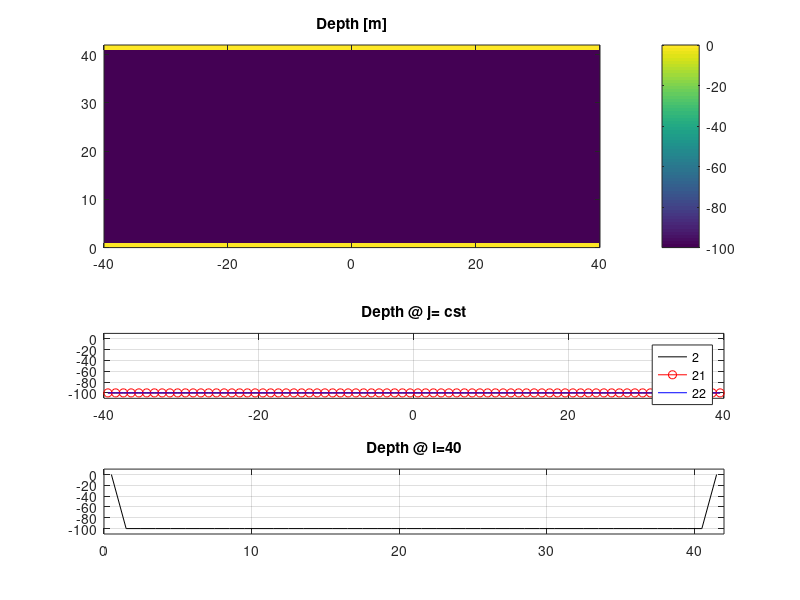
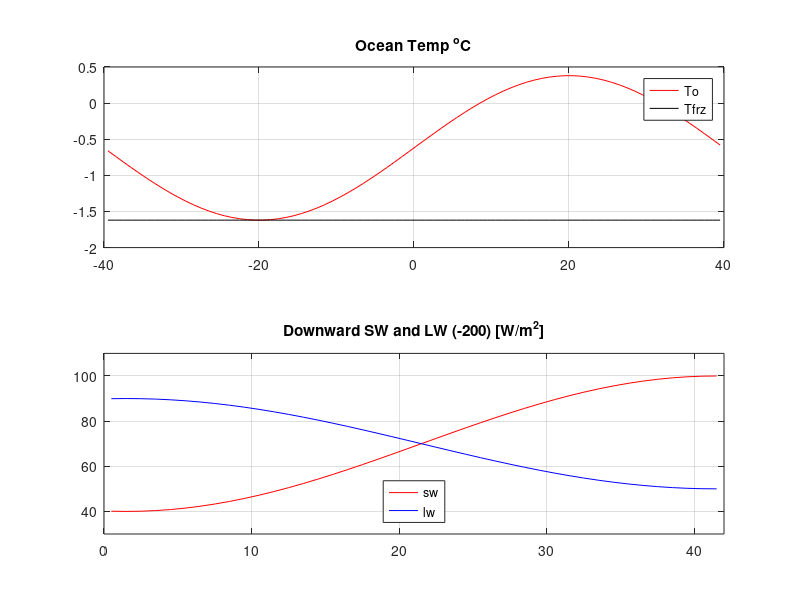
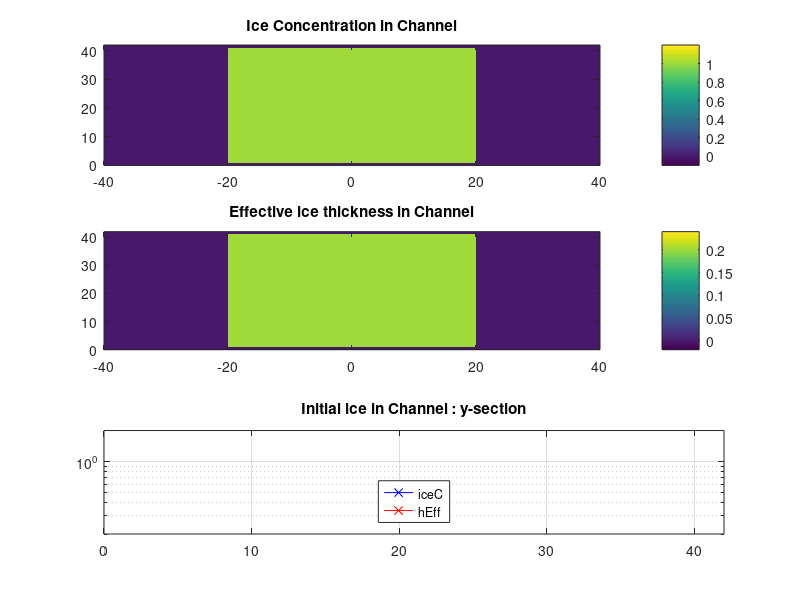

Reproduce these figures in MATLAB, in order.

kwr=0;
%kwr=-1;
nx=80; ny=42; nr=3; nt=1;

xc=[1:nx]; xc=xc-mean(xc);
yc=[1:ny]-.5; ymid=mean(yc);
yv=yc-0.5;

%------------------------------------------------------

windx=10.;
H0=-100.;

namf='channel.bin';
depth=H0*ones(nx,ny); depth(:,1)=0.; depth(:,ny)=0.;
if kwr > 0,
 fprintf('write to file: %s\n',namf);
 fid=fopen(namf,'w','b'); fwrite(fid,depth,'real*8'); fclose(fid);
end

namf=['windx_',int2str(windx),'ms.bin'];
uwind=windx*ones(nx,ny,nt);
if kwr > 0,
 fprintf('write to file: %s\n',namf);
 fid=fopen(namf,'w','b'); fwrite(fid,uwind,'real*8'); fclose(fid);
end

namf='windy_conv.bin';
dvdy=-1.e-6*5.e+3; %- uniform convergence: wWind = 10^-6 m/s
yy=yv-ymid; vwind=dvdy*yy; vwind(1)=0;
fld=ones(nx,1)*vwind;
if kwr > 0,
 fprintf('write to file: %s\n',namf);
 fid=fopen(namf,'w','b'); fwrite(fid,fld,'real*8'); fclose(fid);
end

%- file name convention: "const_{xx}.bin" <-> uniform value = xx (in percent)
namf='const_00.bin';
fld=0*ones(nx,ny,nt);
if kwr > 0,
 fprintf('write to file: %s\n',namf);
 fid=fopen(namf,'w','b'); fwrite(fid,fld,'real*8'); fclose(fid);
end

namf='const100.bin'; w0=1.;
%var=w0*ones(nx,ny);
%if kwr > 0,
% fprintf('write to file: %s\n',namf);
% fid=fopen(namf,'w','b'); fwrite(fid,var,'real*8'); fclose(fid);
%end

namf='const+20.bin'; w0=0.2;
var=w0*ones(nx,ny);
if kwr > 0,
 fprintf('write to file: %s\n',namf);
 fid=fopen(namf,'w','b'); fwrite(fid,var,'real*8'); fclose(fid);
end

namf='ice0_area.bin'; iceC0=1.;
iceConc=zeros(nx,ny);
iceConc(21:60,:)=iceC0;
iceConc(:,1)=0; iceConc(:,ny)=0;
if kwr > 0,
 fprintf('write to file: %s\n',namf);
 fid=fopen(namf,'w','b'); fwrite(fid,iceConc,'real*8'); fclose(fid);
end

namf='ice0_heff.bin'; iceH0=0.2;
%iceVol=iceConc*iceH0;
%if kwr > 0,
% fprintf('write to file: %s\n',namf);
% fid=fopen(namf,'w','b'); fwrite(fid,iceVol,'real*8'); fclose(fid);
%end

%------------------------------------------------------

dsw0=70; dswA=30;
ymid=(yc(2)+yc(ny))/2;
ysn=yc-ymid ; ysn=ysn/(yc(ny)-yc(2)); ysn=sin(pi*ysn);

namf=['dsw_',int2str(dsw0),'y.bin'];
dsw_y=dsw0+dswA*ysn;
fld=ones(nx,1)*dsw_y;
if kwr > 0,
 fprintf('write to file: %s\n',namf);
 fid=fopen(namf,'w','b'); fwrite(fid,fld,'real*8'); fclose(fid);
end

dlw0=270; dlwA=-20;
namf=['dlw_',int2str(dlw0),'y.bin'];
dlw_y=dlw0+dlwA*ysn;
fld=ones(nx,1)*dlw_y;
if kwr > 0,
 fprintf('write to file: %s\n',namf);
 fid=fopen(namf,'w','b'); fwrite(fid,fld,'real*8'); fclose(fid);
end

cel2K=273.15; taC=-10;
%ta0=cel2K+taC; 
%- cheapAML works in deg.C
ta0=taC;
ta=ta0*ones(nx,ny);
namf=['tair_',int2str(taC),'.bin'];
if kwr > 0,
 fprintf('write to file: %s\n',namf);
 fid=fopen(namf,'w','b'); fwrite(fid,ta,'real*8'); fclose(fid);
end;

cvapor_fac     =   640380.000  ;
cvapor_exp     =     5107.400  ;
atmrho         =        1.200  ;
rh=70; %- specific humid <--> 70.% relative humid
taK=cel2K+taC;
tmpbulk = cvapor_fac*exp(-cvapor_exp./taK);
qa0= (rh/100.)*tmpbulk/atmrho ;
qa=qa0*ones(nx,ny);
namf=['qa',int2str(rh),'_',int2str(taC),'.bin'];
if kwr > 0,
 fprintf('write to file: %s\n',namf);
 fid=fopen(namf,'w','b'); fwrite(fid,qa,'real*8'); fclose(fid);
end;

%- salinity
sCst=30;
so=sCst*ones(nx,ny,nt);
namf='socn.bin';
%if kwr > 0,
% fprintf('write to file: %s\n',namf);
% fid=fopen(namf,'w','b'); fwrite(fid,so,'real*8'); fclose(fid);
%end;

muTf = 5.4e-2;
tfreeze=-muTf*sCst;
fprintf('T-freeze = %10.6f\n',tfreeze);
dtx=1; %- dtx = amplitude of relaxing ocean temp variations in X-dir
%to_x=tfreeze + dtx*sin(pi*(1+2*xc'/nx)) + dtx;
to_x=tfreeze + dtx*sin(pi*(2*xc'/nx)) + dtx;
  mnV=min(to_x); MxV=max(to_x); Avr=mean(to_x);
  fprintf(' SST* av,mn,Mx: %9.6f , %9.6f , %9.6f , %9.6f\n',Avr,mnV,MxV,MxV-mnV);
to=repmat(to_x,[1 ny nt]);
namf=['tocn_',int2str(dtx),'x.bin'];
if kwr > 0,
 fprintf('write to file: %s\n',namf);
 fid=fopen(namf,'w','b'); fwrite(fid,to,'real*8'); fclose(fid);
end;

%-- make some plots to check: ----------------

hScal=[-1.1 0.1]*abs(H0);
figure(1); clf;
subplot(211);
var=depth;
imagesc(xc,yc,var'); set(gca,'YDir','normal');
%caxis(hScal);
%change_colmap(-1);
colorbar;
title('Depth [m]');

subplot(413);
var=depth;
j1=2;
j2=ny/2;
j3=j2+1;
plot(xc,var(:,j1),'k-')
hold on; j=j+1;
plot(xc,var(:,j2),'ro-')
plot(xc,var(:,j3),'b-')
hold off;
axis([-nx/2 nx/2 hScal]);
grid
legend(int2str(j1),int2str(j2),int2str(j3));
title('Depth @ j= cst');

subplot(414);
i=nx/2;
plot(yc,var(i,:),'k-')
axis([0 ny H0*1.1 -H0*.1]);
grid
title(['Depth @ i=',int2str(i)]);

%--

figure(2);clf;
subplot(211)
plot(xc,to_x,'r-'); hold on;
%plot(xc,dewPt-cel2K,'b-');
plot(xc,tfreeze*ones(nx,1),'k-');
hold off;
AA=axis; axis([-nx/2 nx/2 AA(3:4)]);
legend('To','Tfrz');
grid
title('Ocean Temp ^oC');
%title(['del-Temp-X= ',int2str(dtx),' ; RH= ',int2str(rh),' ; Air Temp (^oC)']);
subplot(212)
plot(yc,dsw_y,'r-'); hold on;
plot(yc,dlw_y-200,'b-');
hold off;
%AA=axis; axis([0 ny AA(3:4)]);
axis([0 ny 30 110]);
grid
legend('sw','lw','Location','South');
title('Downward SW and LW (-200) [W/m^2]');

%--

figure(3);clf;
subplot(311)
var=iceConc; ccB=[-1 12]/10;
imagesc(xc,yc,var'); set(gca,'YDir','normal');
caxis(ccB);
%change_colmap(-1);
colorbar;
title('Ice Concentration in Channel');

iceVol=iceH0*iceConc;
subplot(312)
var=iceVol; ccB=[-1 12]/50;
imagesc(xc,yc,var'); set(gca,'YDir','normal');
caxis(ccB);
%change_colmap(-1);
colorbar;
title('Effective ice thickness in Channel');

subplot(313)
var=iceConc(1,:);
%plot(yc,var,'b-x'); hold on;
semilogy(yc,var,'b-x'); hold on;
var=iceVol(1,:);
%plot(yc,var,'r-x'); hold off;
semilogy(yc,var,'r-x'); hold on;
AA=axis; axis([0 ny [0 2]*iceC0]);
grid
legend('iceC','hEff','Location','South');
title('Initial ice in Channel : y-section');
%--
